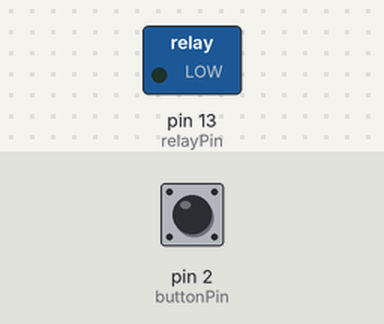
Simulated run of this sketch. Board: Arduino Uno, built with avr-gcc and run on an emulated ATmega328P. Shown: switched loads named in the sketch (green lamp = pin HIGH). Inputs (shaded band) come from the test bench; at power-on: pin 2 (buttonPin) HIGH.

Above: at 1.2 s.
1.3 s: pin 2 (buttonPin) pulled LOW for 0.15 s
At 2.1 s:
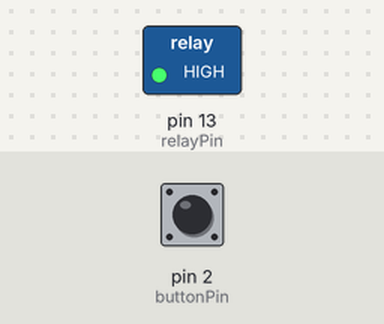
2.9 s: pin 2 (buttonPin) pulled LOW for 1 s
At 3.3 s:
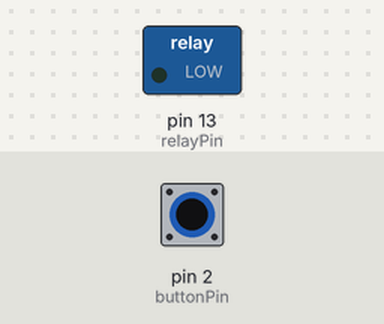
5.4 s: pin 2 (buttonPin) pulled LOW for 3.2 s
At 6.4 s:
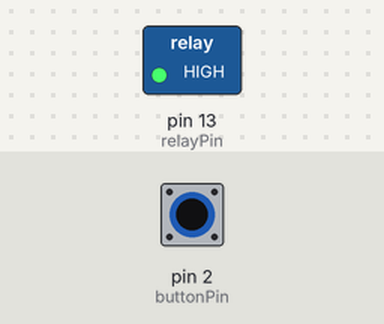
Timing chart, 0 to 8.4 s (numbered marks = the images above; inputs shaded):
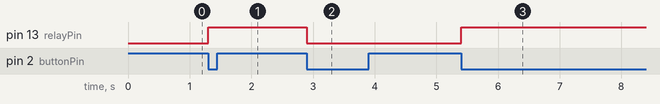

Measured:
- after the input at 1.3 s, pin 13 (relayPin): LOW → HIGH at once
- after the input at 2.9 s, pin 13 (relayPin): HIGH → LOW at once
- after the input at 5.4 s, pin 13 (relayPin): LOW → HIGH at once

The sketch:

relays.ino
```cpp
/*
  Button to relay
*/

// constants won't change. They're used here to set pin numbers:
const int buttonPin = 2;     // the number of the pushbutton pin
const int relayPin =  13;      // the number of the relay trigger pin
unsigned long lastButtonPress = 0;

// variables will change:
int buttonState = 0;         // variable for reading the pushbutton status

void setup() {
  // initialize the LED pin as an output:
  pinMode(relayPin, OUTPUT);
  // initialize the pushbutton pin as an input:
  pinMode(buttonPin, INPUT);
}

void loop() {

  //If we detect LOW signal, button is pressed
  if (digitalRead(buttonPin) == LOW) {
    //if 50ms have passed since last LOW pulse, it means that the
    //button has been pressed, released and pressed again
    if (millis() - lastButtonPress > 50) {
      buttonState = !buttonState;
    }

    // Remember last button press event
    lastButtonPress = millis();
  }


   // check if the pushbutton is pressed. If it is, the buttonState is HIGH:
  if (buttonState == HIGH) {
    // turn relay on:
    digitalWrite(relayPin, HIGH);
  } else {
    // turn relay off:
    digitalWrite(relayPin, LOW);
  }
}
```
